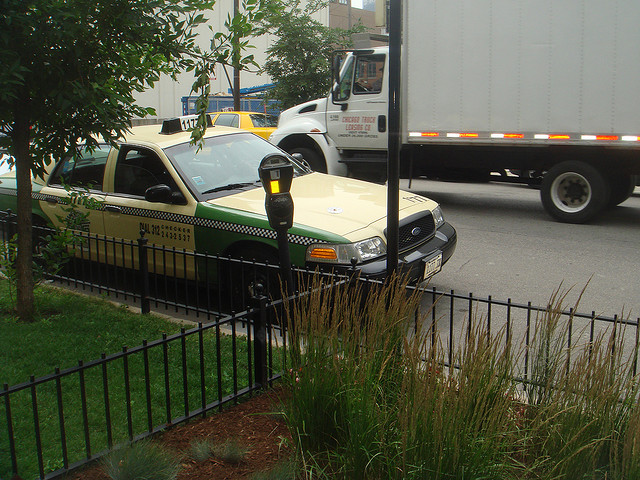
%> input picture Images/Car.jpg, 640 x 480 px
$ octave University.m   (GNU Octave 9; MATLAB toolbox functions it lacks are replaced by stand-ins)
%> lines starting %> are read from the running program, lines starting %| are printed output that depends on the picture
%Read Images
car_image = imread("Images/Car.jpg");
%> car_image is the input picture: size 480x640x3 uint8; mean R, G, B 84.4, 87.5, 69.9
icefield_image = imread("Images/Icefield.png");
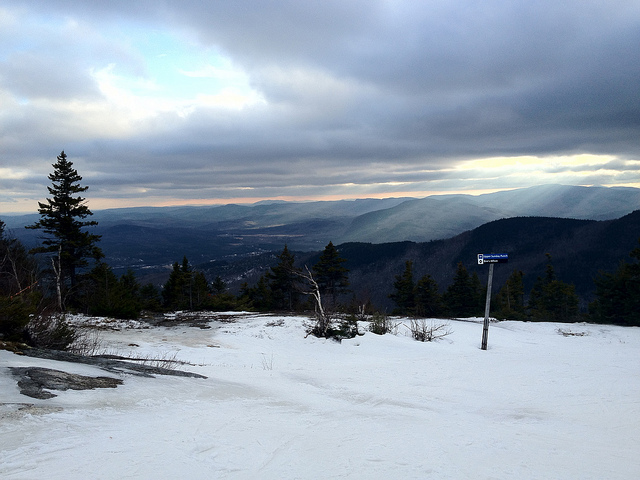
%> input picture Images/Icefield.png, 640 x 480 px
%> icefield_image is the input picture: size 480x640x3 uint8; mean R, G, B 138.2, 150.8, 165

%get RGB color value
Pv = car_image(128,39,:);
%> Pv = [17 69 56]
disp(Pv);
%| ans(:,:,1) =
%|   17
%| ans(:,:,2) =
%|   69
%| ans(:,:,3) =
%|   56

%get firstcolumn color value
firstColumn = car_image(:,1,1);
%> firstColumn = 480 values, max 255 at index 161, min 1 at index 222, mean 47.08

%get secondrow color value
secondRow = car_image(2,:,1);
%> secondRow = 640 values, max 248 at index 362, min 12 at index 102, mean 125

%display values
disp(firstColumn);
disp(secondRow);

%show compare image
imshowpair(car_image, icefield_image, "checkerboard")
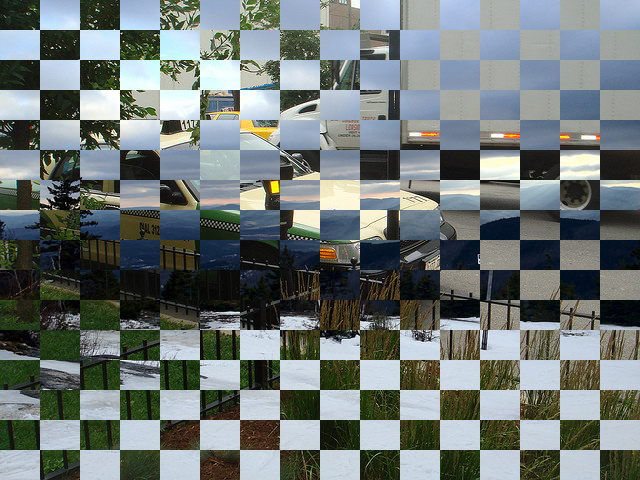
%> displayed picture: size 480x640x3, on the screen's scale of 0 to 255; mean R, G, B 111, 119, 117.2

%get Frame
frame = getframe(gcf)

%get data from frame
imgData=frame.cdata

%save image
imwrite(imgData,"Images/checkerboard.jpg")
